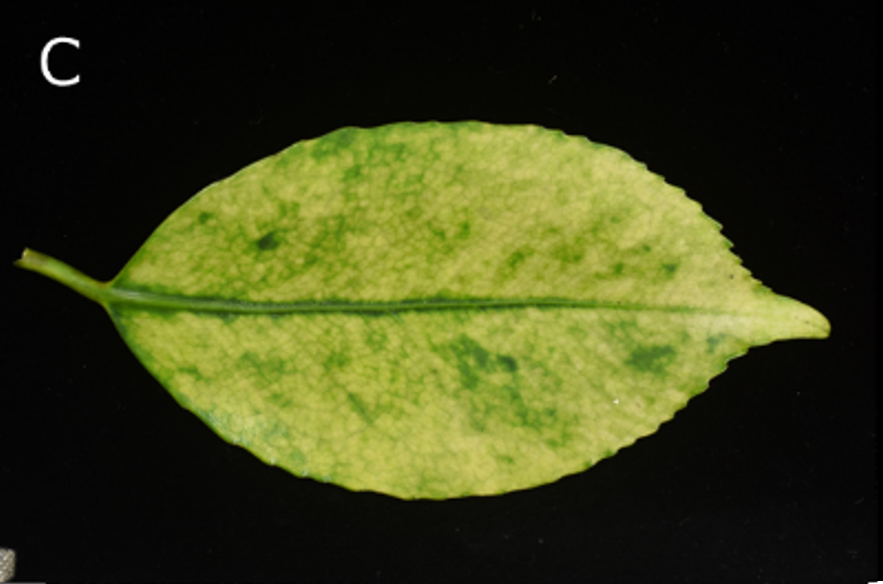
#> input picture test/img/1.png, 883 x 584 px, found by its file name
$ python daen.py
#> lines starting #> are read from the running program, lines starting #| are printed output that depends on the picture; after the words box and inside, x2 and y2 are one past the last pixel; in counts of white or black regions, pixels touching at a corner belong together; long printed decimals are rounded
import cv2
import numpy as np
img = cv2.imread('./1.png')
#> img is the input picture: shape (584, 883, 3); mean B, G, R 25.4, 64.9, 60.4
img_hsv = cv2.cvtColor(img, cv2.COLOR_BGR2HSV)
#> img_hsv: shape (584, 883, 3); mean H, S, V 25.7, 100.9, 65
h,s,v, = cv2.split(img_hsv)
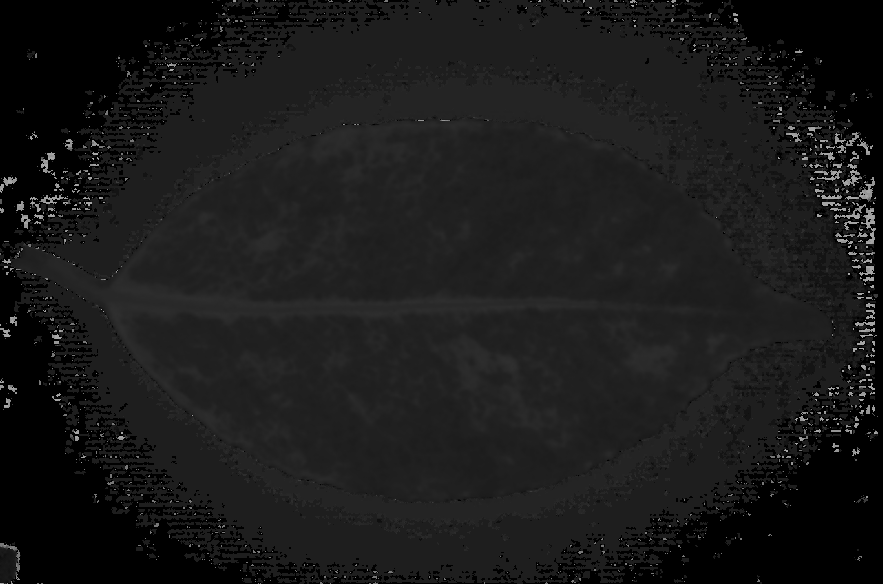
#> h: shape (584, 883); min 0, max 173, mean 25.7
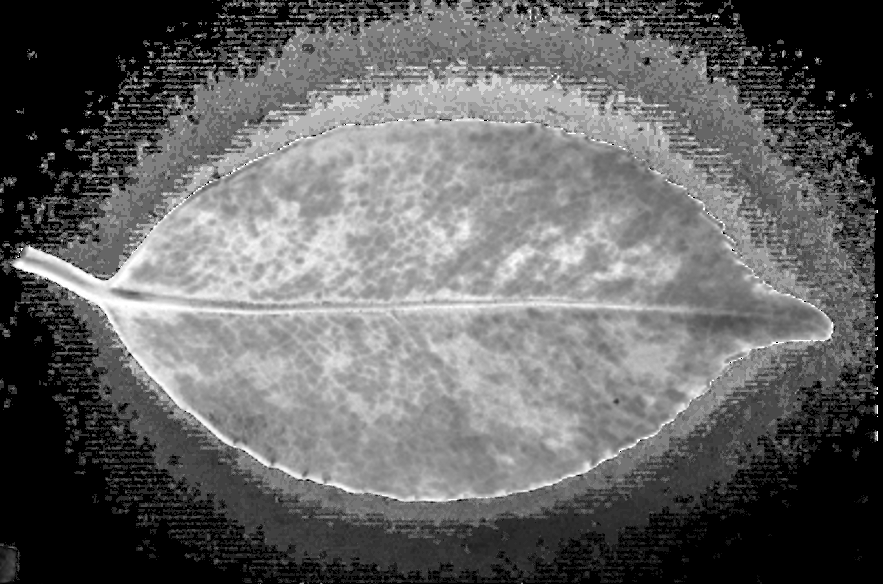
#> s: shape (584, 883); min 0, max 255, mean 100.9
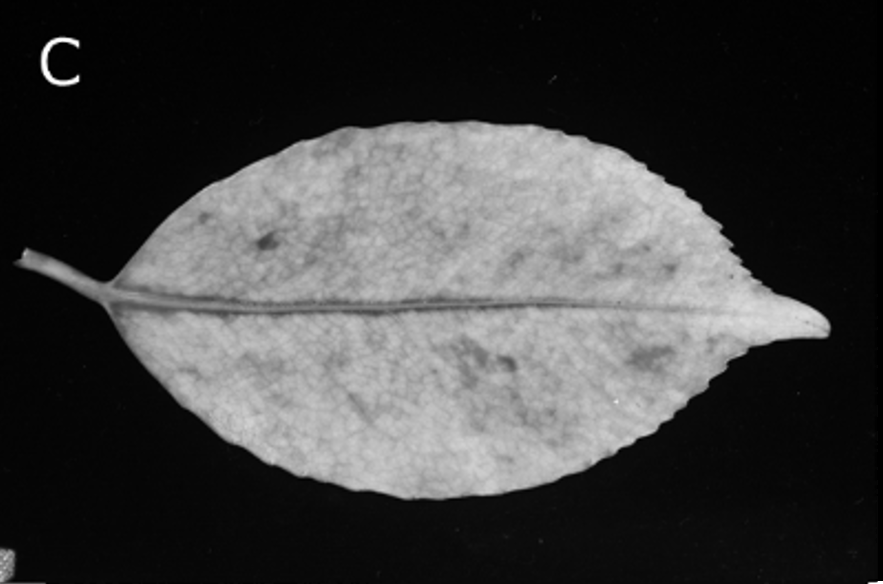
#> v: shape (584, 883); min 0, max 255, mean 65
#_, bin = cv2.threshold(s, 10, 255, cv2.THRESH_BINARY)
#cv2.imwrite('bin.png', bin)
#cnts,_ = cv2.findContours(bin, cv2.RETR_EXTERNAL, cv2.CHAIN_APPROX_SIMPLE)
mask_hsv = cv2.inRange(img_hsv, (30,50,50), (90,255,255))
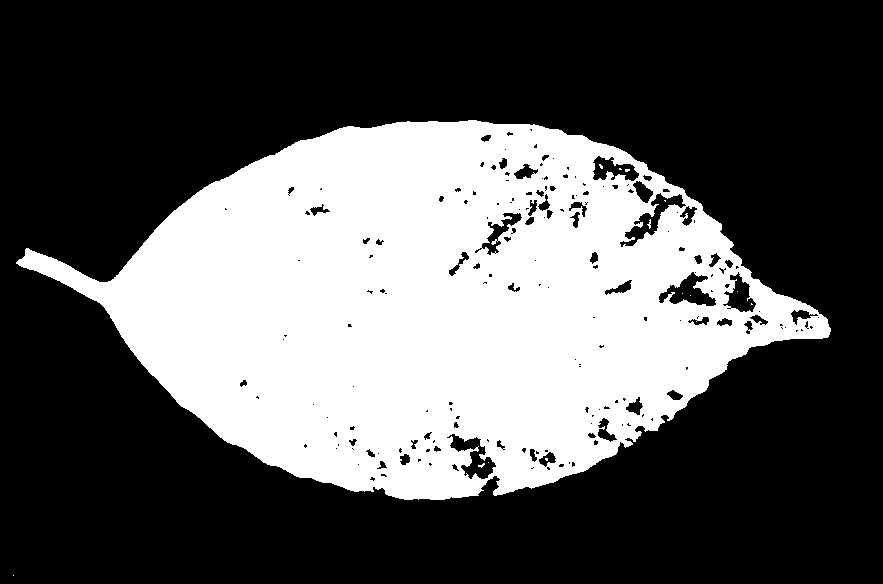
#> mask_hsv: shape (584, 883); 34.7% white; 14 white regions (13 under 20 px)
cnts,_ = cv2.findContours(mask_hsv, cv2.RETR_EXTERNAL, cv2.CHAIN_APPROX_SIMPLE)
#> cnts = 2 contours, 1 with area under 20; largest, box (x1, y1, x2, y2) and area: (16, 120, 831, 500) 186905

# [6 lines of commented-out code are left out]

print(len(cnts))
#| 2
print(cv2.contourArea(cnts[1]))
#| 186905.0

# naname sikaku
rect = cv2.minAreaRect(cnts[1])
#> rect = ((429.1, 310.4), (734, 411.7), -21.51)
box = cv2.boxPoints(rect)
#> box = [[163.2, 636.5], [12.23, 253.4], [695.1, -15.72], [846, 367.3]]
box = np.intp(box)
#> box = [[163, 636], [12, 253], [695, -15], [846, 367]]
im = cv2.drawContours(img, [box], 0, (0,0,255), 2)

# daen
ellipse = cv2.fitEllipse(cnts[1])
#> ellipse = ((424.1, 305.7), (360.5, 703.4), 89.57)
print(ellipse)
#| ((424.141, 305.676), (360.483, 703.410), 89.566)
im = cv2.ellipse(img, ellipse, (0,255,0), 2)
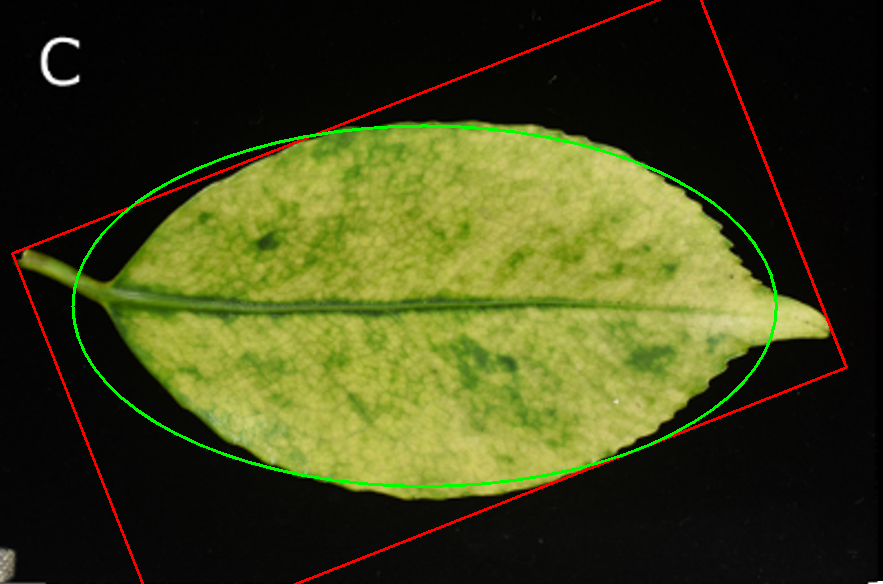
#> im: shape (584, 883, 3); mean B, G, R 25, 66.6, 62.3
#cv2.imwrite('sikaku.png', im)

height, width = img.shape[:2]
#> height = 584; width = 883
center = ((int(width / 2)), int(height / 2))
#> center = (441, 292)
trans = cv2.getRotationMatrix2D(center, -33, 1.0)
img2 = cv2.warpAffine(im, trans, (width, height))
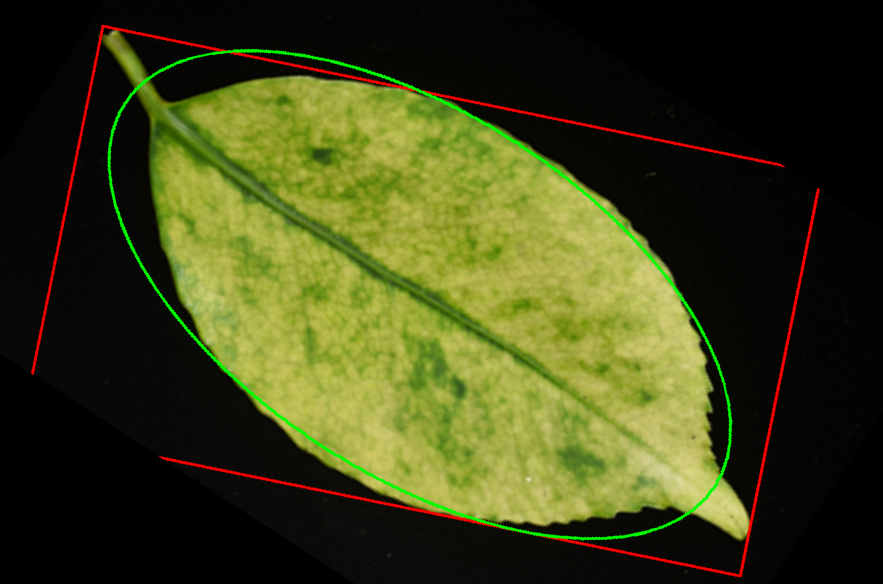
#> img2: shape (584, 883, 3); mean B, G, R 23.6, 65.1, 60.8
#cv2.imwrite('3trans.png', img2)
